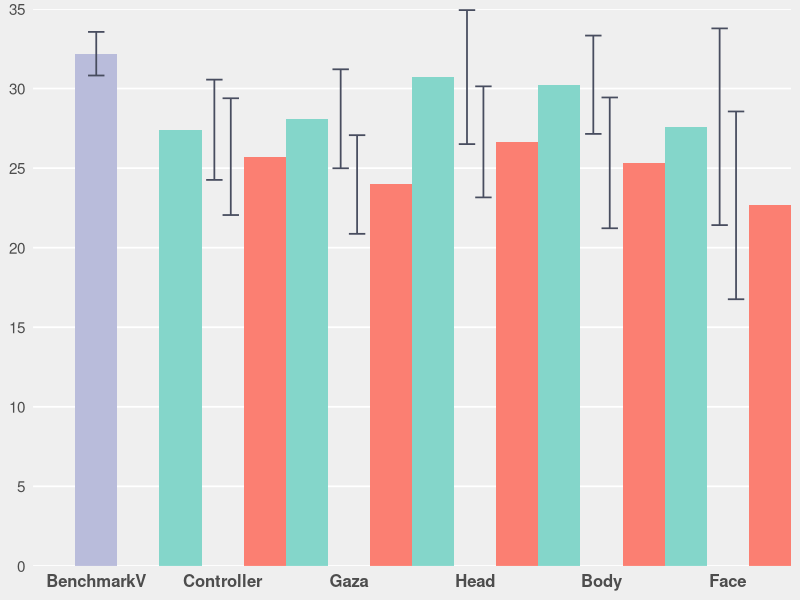
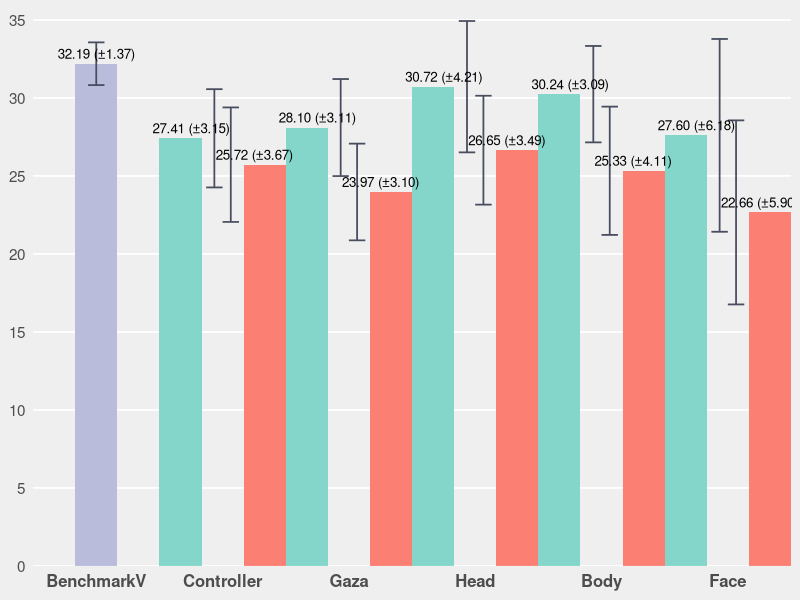
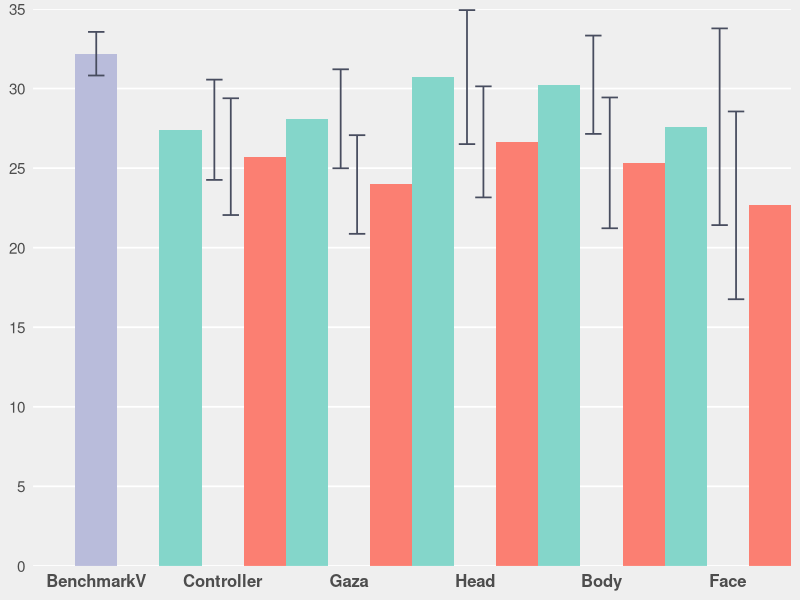
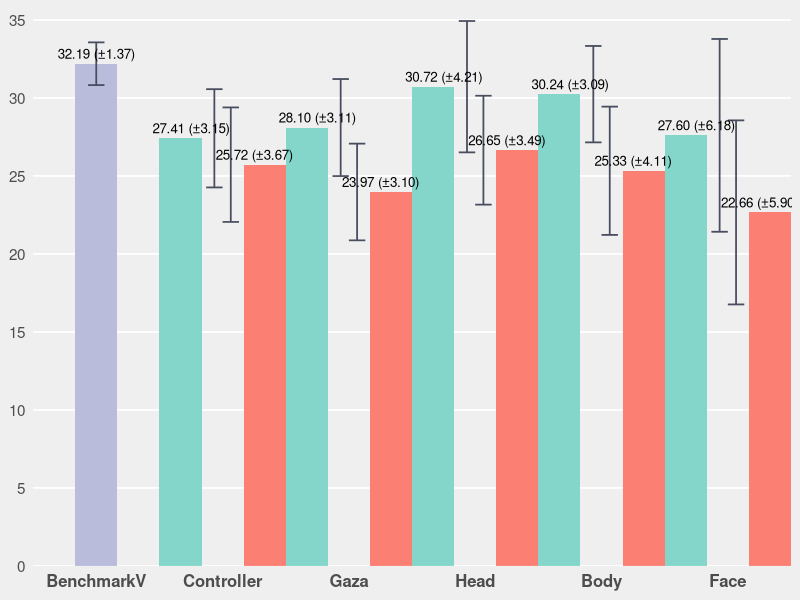

R code for these plots, in order:
# ================= Packages =================
if (!require(ggplot2)) install.packages("ggplot2")
library(ggplot2)

# ================= Data =================
bench_mean <- 32.19; bench_sd <- 1.37

raw <- data.frame(
  Category  = c("Controller","Gaza","Head","Body","Face"),
  Easy_mean = c(27.41, 28.10, 30.72, 30.24, 27.60),
  Easy_sd   = c( 3.15,  3.11,  4.21,  3.09,  6.18),
  Hard_mean = c(25.72, 23.97, 26.65, 25.33, 22.66),
  Hard_sd   = c( 3.67,  3.10,  3.49,  4.11,  5.90)
)

# --- Build 3 slots per category: L(Easy), C(BenchmarkV), R(Hard) ---
mk_rows <- function(cat, em, es, hm, hs){
  rbind(
    data.frame(Category=cat, slot="L", series="Easy",   mean=em, sd=es, spacer=FALSE),
    data.frame(Category=cat, slot="C", series="Spacer", mean=0,  sd=0,  spacer=TRUE ),
    data.frame(Category=cat, slot="R", series="Hard",   mean=hm, sd=hs, spacer=FALSE)
  )
}
dat <- do.call(rbind, Map(mk_rows, raw$Category, raw$Easy_mean, raw$Easy_sd,
                                       raw$Hard_mean, raw$Hard_sd))

# BenchmarkV：中间真实值，左右透明占位，确保等宽且居中
bench <- rbind(
  data.frame(Category="BenchmarkV", slot="L", series="Spacer",     mean=0, sd=0, spacer=TRUE),
  data.frame(Category="BenchmarkV", slot="C", series="BenchmarkV", mean=bench_mean, sd=bench_sd, spacer=FALSE),
  data.frame(Category="BenchmarkV", slot="R", series="Spacer",     mean=0, sd=0, spacer=TRUE)
)
dat <- rbind(bench, dat)

# Orders
dat$Category <- factor(dat$Category,
  levels=c("BenchmarkV","Controller","Gaza","Head","Body","Face"))
dat$slot   <- factor(dat$slot,   levels=c("L","C","R"))
dat$series <- factor(dat$series, levels=c("Easy","BenchmarkV","Hard","Spacer"))

# ================= Style =================
col_easy  <- "#84D6CA"
col_hard  <- "#FB7F72"
col_bench <- "#B9BCDB"
err_col   <- "#484D5F"

theme_base <- theme_minimal(base_size = 13) +
  theme(
    legend.position    = "none",
    panel.background   = element_rect(fill = "#EFEFEF", color = NA),
    plot.background    = element_rect(fill = "#EFEFEF", color = NA),
    panel.grid.major   = element_line(color = "white"),
    panel.grid.minor   = element_line(color = "white"),
    panel.grid.major.x = element_blank(),
    axis.text.x        = element_text(size = 12, face = "bold"),
    axis.text.y        = element_text(size = 11),
    axis.title         = element_blank()
  )

# 关键：同一 position，padding=0；宽度相同=>组内无缝贴合，误差棒与柱完全同位
pd <- position_dodge2(width = 1, preserve = "single", padding = 0)

# Y 轴：主刻度=5，次刻度无；上限对齐到5的倍数
y_top    <- ceiling(max(dat$mean + dat$sd) / 5) * 5
y_breaks <- seq(0, y_top, by = 5)

# ================= Plot: no labels =================
p1 <- ggplot(dat, aes(x = Category, y = mean, group = slot, fill = series)) +
  geom_col(position = pd, width = 1, colour = NA,
           aes(alpha = ifelse(series == "Spacer", 0, 1))) +
  geom_errorbar(
    data = subset(dat, series != "Spacer"),
    aes(ymin = mean - sd, ymax = mean + sd, group = slot),
    position = pd, width = 0.26, color = err_col, linewidth = 0.6
  ) +
  scale_fill_manual(values = c(Easy=col_easy, BenchmarkV=col_bench, Hard=col_hard, Spacer="#000000")) +
  scale_alpha_continuous(range = c(0,1), guide = "none") +
  scale_y_continuous(breaks = y_breaks, minor_breaks = NULL) +
  coord_cartesian(ylim = c(0, y_top), expand = 0) +
  theme_base

print(p1)

# ================= Plot: with value labels =================
lab <- subset(dat, series != "Spacer")
lab$label <- sprintf("%.2f (±%.2f)", lab$mean, lab$sd)

p2 <- ggplot(dat, aes(x = Category, y = mean, group = slot, fill = series)) +
  geom_col(position = pd, width = 1, colour = NA,
           aes(alpha = ifelse(series == "Spacer", 0, 1))) +
  geom_errorbar(
    data = lab,
    aes(ymin = mean - sd, ymax = mean + sd, group = slot),
    position = pd, width = 0.26, color = err_col, linewidth = 0.6
  ) +
  geom_text(
    data = lab,
    aes(label = label, group = slot),
    position = pd, vjust = -0.5, size = 3.4
  ) +
  scale_fill_manual(values = c(Easy=col_easy, BenchmarkV=col_bench, Hard=col_hard, Spacer="#000000")) +
  scale_alpha_continuous(range = c(0,1), guide = "none") +
  scale_y_continuous(breaks = y_breaks, minor_breaks = NULL) +
  coord_cartesian(ylim = c(0, y_top * 1.02), expand = 0) +
  theme_base

print(p2)

# ================= (Optional) exact-pixel export =================
# Exact canvas size (e.g., 1531x800 px). If ragg exists, it gives sharper text.
save_exact_px <- function(plot, file, width_px, height_px, bg = "#EFEFEF") {
  if (requireNamespace("ragg", quietly = TRUE)) {
    ragg::agg_png(filename = file, width = width_px, height = height_px,
                  units = "px", background = bg, res = 72)
    print(plot); dev.off()
  } else {
    png(filename = file, width = width_px, height = height_px, units = "px",
        bg = bg, type = "cairo")
    print(plot); dev.off()
  }
}

# Save files
ggsave("bars_centered_nogap.png", p1, width = 8, height = 3.57, dpi = 300, bg = "#EFEFEF")
ggsave("bars_centered_nogap_labels.png", p2, width = 8, height = 3.92, dpi = 300, bg = "#EFEFEF")
